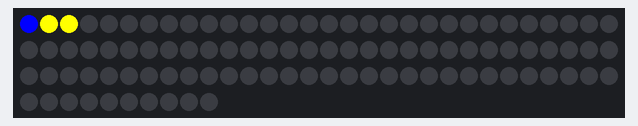
The sketch below on a simulated Arduino Uno, built with avr-gcc and run on an emulated ATmega328P. On the bench: 100 RGB LEDs in strip order, left to right, continuing on the next row.

Above: at 0.16 s.
At 2.66 s:
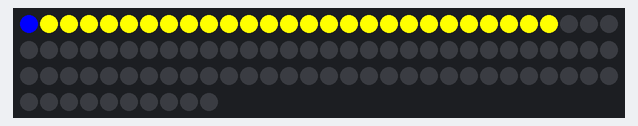
At 5.26 s:
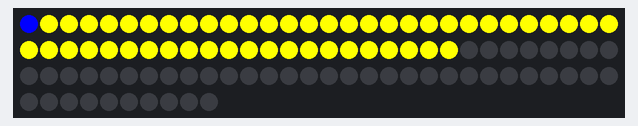
At 7.75 s:
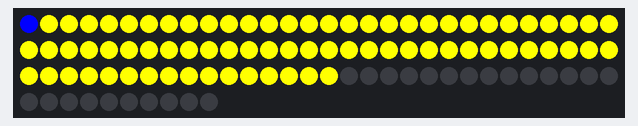
At 10.3 s:
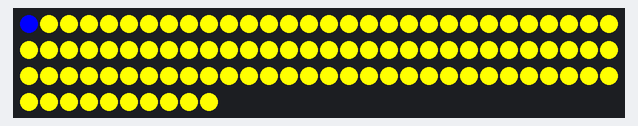

The sketch:

IvyLights.ino
```cpp
#include "FastLED.h"


// How many leds in your strip?
#define NUM_LEDS 100

// For led chips like Neopixels, which have a data line, ground, and power, you just
// need to define DATA_PIN.  For led chipsets that are SPI based (four wires - data, clock,
// ground, and power), like the LPD8806 define both DATA_PIN and CLOCK_PIN
#define DATA_PIN 7
#define CLOCK_PIN 13

// Define the array of leds
CRGB leds[NUM_LEDS];

void setup() {
      // Uncomment/edit one of the following lines for your leds arrangement.
      // FastLED.addLeds<TM1803, DATA_PIN, RGB>(leds, NUM_LEDS);
      // FastLED.addLeds<TM1804, DATA_PIN, RGB>(leds, NUM_LEDS);
      // FastLED.addLeds<TM1809, DATA_PIN, RGB>(leds, NUM_LEDS);
      FastLED.addLeds<WS2811, DATA_PIN, RGB>(leds, NUM_LEDS);
      // FastLED.addLeds<WS2812, DATA_PIN, RGB>(leds, NUM_LEDS);
      // FastLED.addLeds<WS2812B, DATA_PIN, RGB>(leds, NUM_LEDS);
  	  //FastLED.addLeds<NEOPIXEL, DATA_PIN>(leds, NUM_LEDS);
      // FastLED.addLeds<APA104, DATA_PIN, RGB>(leds, NUM_LEDS);
      // FastLED.addLeds<UCS1903, DATA_PIN, RGB>(leds, NUM_LEDS);
      // FastLED.addLeds<UCS1903B, DATA_PIN, RGB>(leds, NUM_LEDS);
      // FastLED.addLeds<GW6205, DATA_PIN, RGB>(leds, NUM_LEDS);
      // FastLED.addLeds<GW6205_400, DATA_PIN, RGB>(leds, NUM_LEDS);

      // FastLED.addLeds<WS2801, RGB>(leds, NUM_LEDS);
      // FastLED.addLeds<SM16716, RGB>(leds, NUM_LEDS);
      // FastLED.addLeds<LPD8806, RGB>(leds, NUM_LEDS);
      // FastLED.addLeds<P9813, RGB>(leds, NUM_LEDS);
      // FastLED.addLeds<APA102, RGB>(leds, NUM_LEDS);
      // FastLED.addLeds<DOTSTAR, RGB>(leds, NUM_LEDS);

      // FastLED.addLeds<WS2801, DATA_PIN, CLOCK_PIN, RGB>(leds, NUM_LEDS);
      // FastLED.addLeds<SM16716, DATA_PIN, CLOCK_PIN, RGB>(leds, NUM_LEDS);
      // FastLED.addLeds<LPD8806, DATA_PIN, CLOCK_PIN, RGB>(leds, NUM_LEDS);
      // FastLED.addLeds<P9813, DATA_PIN, CLOCK_PIN, RGB>(leds, NUM_LEDS);
      // FastLED.addLeds<APA102, DATA_PIN, CLOCK_PIN, RGB>(leds, NUM_LEDS);
      // FastLED.addLeds<DOTSTAR, DATA_PIN, CLOCK_PIN, RGB>(leds, NUM_LEDS);
}

void loop() {
  leds[0] = CRGB::Blue;
  FastLED.show();
  //count up to the right.
  for(int i=1;i<100;i++)
  {
   leds[i] = CRGB::Yellow;

    FastLED.show();
    delay(100);
  }
  //Count down from the right
  for(int j=100;j>0;j--)
  {
   leds[j] = CRGB::Yellow;
   leds[j+1]=CRGB::Black;
    FastLED.show();
    delay(100);
  }

}
```
